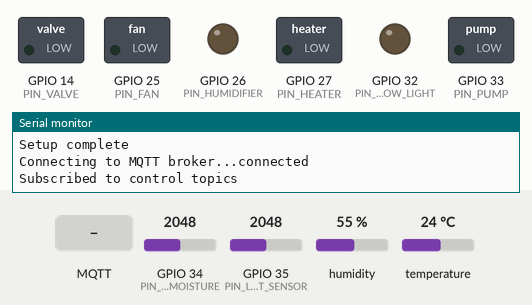
Simulated run of this program. Board: ESP32. Shown: switched loads named in the program (green lamp = pin HIGH), output pins drawn as LEDs (lit = HIGH), the last lines printed to the serial monitor. Inputs (shaded band) come from the test bench; at power-on: temperature 24 °C, humidity 55 %, GPIO 34 (PIN_SOIL_MOISTURE) = 2048, GPIO 35 (PIN_LIGHT_SENSOR) = 2048. WiFi joins after 1.5 s; servers stay silent unless stated; EEPROM starts erased; no MQTT or app messages arrive unless stated.

Above: at 3.7 s.
3.8 s: MQTT message "1" arrives on the second subscribed topic
At 5.8 s:
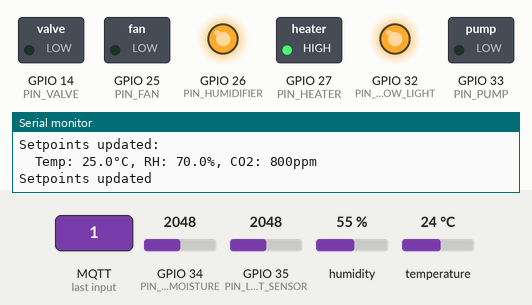
6.2 s: temperature set to 5.2 °C
7.9 s: temperature set to 4.6 °C
At 10.0 s:
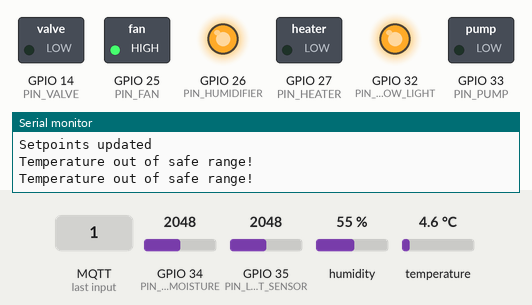
10.3 s: humidity set to 66 %
12.1 s: humidity set to 69 %
At 14.2 s:
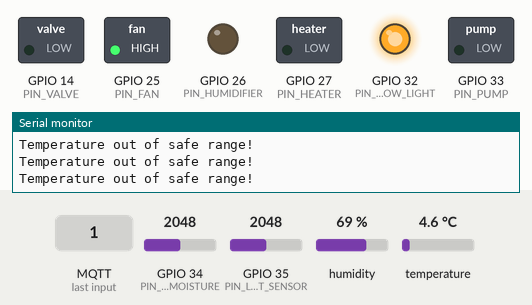
14.5 s: temperature set to 12 °C
At 16.5 s:
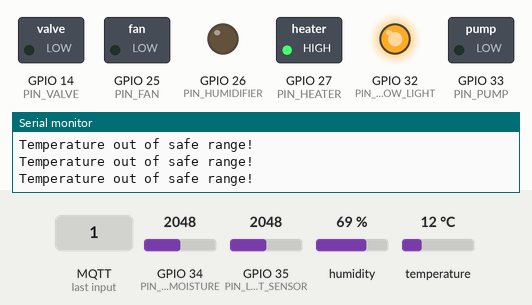
Timing chart, 0 to 17.6 s (numbered marks = the images above; inputs shaded):
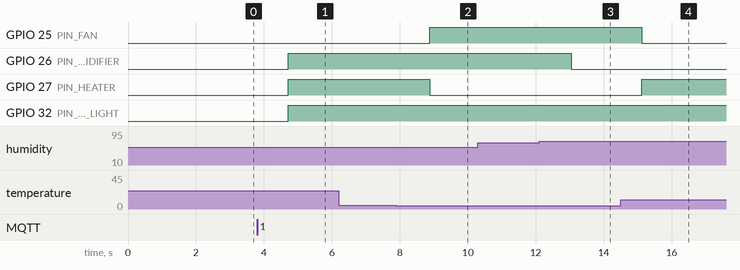

Measured:
- the behaviour switches between 5 and 4.9 °C on temperature (found by bisection; images 1 and 2)
- the behaviour switches between 67 and 68 % on humidity (found by bisection; images 2 and 3)
- after the input at 3.8 s, GPIO 26 (PIN_HUMIDIFIER), GPIO 27 (PIN_HEATER), GPIO 32 (PIN_GROW_LIGHT): LOW → HIGH after 0.91 s
- after the input at 6.2 s, every drawn part: stays the same
- after the input at 7.9 s, GPIO 25 (PIN_FAN): LOW → HIGH after 0.98 s; GPIO 27 (PIN_HEATER): HIGH → LOW after 0.98 s
- after the input at 12.1 s, GPIO 26 (PIN_HUMIDIFIER): HIGH → LOW after 0.94 s
- after the input at 14.5 s, GPIO 25 (PIN_FAN): HIGH → LOW after 0.62 s; GPIO 27 (PIN_HEATER): LOW → HIGH after 0.62 s

The program:

main.cpp
```cpp
/**
 * SmartCrop OS - ESP32 Edge Controller
 * Main firmware for environmental monitoring and control
 */

#include <Arduino.h>
#include <WiFi.h>
#include <PubSubClient.h>
#include <ArduinoJson.h>
#include <Preferences.h>
#include "config.h"
#include "sensors.h"
#include "actuators.h"
#include "recipe_executor.h"

// WiFi and MQTT clients
WiFiClient wifiClient;
PubSubClient mqttClient(wifiClient);
Preferences preferences;

// Component instances
Sensors sensors;
Actuators actuators;
RecipeExecutor recipeExecutor;

// Device configuration
String deviceId;
String zoneId;

// Timing
unsigned long lastTelemetryTime = 0;
unsigned long lastHeartbeatTime = 0;
const unsigned long TELEMETRY_INTERVAL = 60000;    // 60 seconds
const unsigned long HEARTBEAT_INTERVAL = 30000;    // 30 seconds

/**
 * Setup WiFi connection
 */
void setupWiFi() {
  Serial.println("Connecting to WiFi...");
  WiFi.mode(WIFI_STA);
  WiFi.begin(WIFI_SSID, WIFI_PASSWORD);

  int attempts = 0;
  while (WiFi.status() != WL_CONNECTED && attempts < 20) {
    delay(500);
    Serial.print(".");
    attempts++;
  }

  if (WiFi.status() == WL_CONNECTED) {
    Serial.println("\nWiFi connected");
    Serial.print("IP address: ");
    Serial.println(WiFi.localIP());
  } else {
    Serial.println("\nWiFi connection failed!");
  }
}

/**
 * MQTT message callback
 */
void mqttCallback(char* topic, byte* payload, unsigned int length) {
  Serial.print("Message received on topic: ");
  Serial.println(topic);

  // Parse JSON payload
  DynamicJsonDocument doc(1024);
  DeserializationError error = deserializeJson(doc, payload, length);

  if (error) {
    Serial.print("JSON parsing failed: ");
    Serial.println(error.c_str());
    return;
  }

  String topicStr = String(topic);

  // Handle setpoints update
  if (topicStr.endsWith("/setpoints")) {
    recipeExecutor.updateSetpoints(doc);
    Serial.println("Setpoints updated");
  }

  // Handle control commands
  else if (topicStr.endsWith("/command")) {
    String command = doc["command"] | "";
    String actuator = doc["actuator"] | "";
    String action = doc["action"] | "";

    if (command == "override") {
      actuators.manualControl(actuator, action);
      Serial.printf("Manual override: %s -> %s\n", actuator.c_str(), action.c_str());
    }
    else if (command == "emergency_stop") {
      actuators.emergencyStop();
      Serial.println("Emergency stop activated");
    }
  }

  // Handle configuration updates
  else if (topicStr.endsWith("/config")) {
    if (doc.containsKey("telemetryInterval")) {
      // Update telemetry interval
    }
    Serial.println("Configuration updated");
  }
}

/**
 * Connect to MQTT broker
 */
void connectMQTT() {
  while (!mqttClient.connected()) {
    Serial.print("Connecting to MQTT broker...");

    if (mqttClient.connect(deviceId.c_str(), MQTT_USERNAME, MQTT_PASSWORD)) {
      Serial.println("connected");

      // Subscribe to topics
      String commandTopic = "smartcrop/" + deviceId + "/command";
      String setpointsTopic = "smartcrop/" + deviceId + "/setpoints";
      String configTopic = "smartcrop/" + deviceId + "/config";

      mqttClient.subscribe(commandTopic.c_str());
      mqttClient.subscribe(setpointsTopic.c_str());
      mqttClient.subscribe(configTopic.c_str());

      Serial.println("Subscribed to control topics");

      // Publish online status
      publishStatus("online");

    } else {
      Serial.print("failed, rc=");
      Serial.print(mqttClient.state());
      Serial.println(" retrying in 5 seconds");
      delay(5000);
    }
  }
}

/**
 * Publish device status
 */
void publishStatus(const char* status) {
  String topic = "smartcrop/" + deviceId + "/status";

  DynamicJsonDocument doc(256);
  doc["status"] = status;
  doc["deviceId"] = deviceId;
  doc["zoneId"] = zoneId;
  doc["firmwareVersion"] = FIRMWARE_VERSION;
  doc["uptime"] = millis() / 1000;
  doc["freeHeap"] = ESP.getFreeHeap();
  doc["rssi"] = WiFi.RSSI();

  String payload;
  serializeJson(doc, payload);

  mqttClient.publish(topic.c_str(), payload.c_str(), true);
}

/**
 * Publish telemetry data
 */
void publishTelemetry() {
  // Read all sensors
  SensorReadings readings = sensors.readAll();

  String topic = "smartcrop/" + deviceId + "/telemetry";

  DynamicJsonDocument doc(512);
  doc["deviceId"] = deviceId;
  doc["zoneId"] = zoneId;
  doc["timestamp"] = millis();

  // Environmental data
  JsonObject env = doc.createNestedObject("environment");
  env["temperature"] = readings.temperature;
  env["humidity"] = readings.humidity;
  env["co2"] = readings.co2;
  env["lightLevel"] = readings.lightLevel;
  env["soilMoisture"] = readings.soilMoisture;

  // Actuator states
  JsonObject actuatorStates = doc.createNestedObject("actuators");
  actuatorStates["fan"] = actuators.getState("fan");
  actuatorStates["humidifier"] = actuators.getState("humidifier");
  actuatorStates["heater"] = actuators.getState("heater");
  actuatorStates["light"] = actuators.getState("light");
  actuatorStates["pump"] = actuators.getState("pump");

  String payload;
  serializeJson(doc, payload);

  mqttClient.publish(topic.c_str(), payload.c_str());

  Serial.println("Telemetry published");
  Serial.printf("Temp: %.1f°C, RH: %.1f%%, CO2: %dppm\n",
                readings.temperature, readings.humidity, readings.co2);
}

/**
 * Publish alert
 */
void publishAlert(const char* level, const char* message) {
  String topic = "smartcrop/" + deviceId + "/alert";

  DynamicJsonDocument doc(256);
  doc["deviceId"] = deviceId;
  doc["zoneId"] = zoneId;
  doc["level"] = level;
  doc["message"] = message;
  doc["timestamp"] = millis();

  String payload;
  serializeJson(doc, payload);

  mqttClient.publish(topic.c_str(), payload.c_str());
  Serial.printf("Alert published: %s\n", message);
}

/**
 * Setup function - runs once
 */
void setup() {
  Serial.begin(115200);
  delay(1000);

  Serial.println("\n\n=================================");
  Serial.println("SmartCrop OS - ESP32 Controller");
  Serial.println("Firmware Version: " + String(FIRMWARE_VERSION));
  Serial.println("=================================\n");

  // Initialize preferences
  preferences.begin("smartcrop", false);

  // Get or generate device ID
  deviceId = preferences.getString("deviceId", "");
  if (deviceId == "") {
    deviceId = "ESP32_" + String((uint32_t)ESP.getEfuseMac(), HEX);
    preferences.putString("deviceId", deviceId);
  }
  Serial.println("Device ID: " + deviceId);

  // Get zone ID (set via provisioning)
  zoneId = preferences.getString("zoneId", "unassigned");
  Serial.println("Zone ID: " + zoneId);

  // Initialize components
  sensors.begin();
  actuators.begin();
  recipeExecutor.begin();

  // Connect WiFi
  setupWiFi();

  // Configure MQTT
  mqttClient.setServer(MQTT_BROKER, MQTT_PORT);
  mqttClient.setCallback(mqttCallback);
  mqttClient.setBufferSize(1024);

  Serial.println("Setup complete\n");
}

/**
 * Main loop
 */
void loop() {
  unsigned long currentTime = millis();

  // Maintain WiFi connection
  if (WiFi.status() != WL_CONNECTED) {
    Serial.println("WiFi connection lost, reconnecting...");
    setupWiFi();
  }

  // Maintain MQTT connection
  if (!mqttClient.connected()) {
    connectMQTT();
  }
  mqttClient.loop();

  // Publish telemetry
  if (currentTime - lastTelemetryTime >= TELEMETRY_INTERVAL) {
    publishTelemetry();
    lastTelemetryTime = currentTime;
  }

  // Publish heartbeat
  if (currentTime - lastHeartbeatTime >= HEARTBEAT_INTERVAL) {
    publishStatus("running");
    lastHeartbeatTime = currentTime;
  }

  // Execute recipe control logic
  SensorReadings readings = sensors.readAll();
  recipeExecutor.execute(readings, actuators);

  // Check for sensor errors
  if (readings.temperature < -40 || readings.temperature > 85) {
    publishAlert("warning", "Temperature sensor error");
  }

  delay(1000);  // 1 second delay
}
```

actuators.cpp
```cpp
/**
 * SmartCrop OS - Actuator Implementation
 */

#include "actuators.h"
#include "config.h"

void Actuators::begin() {
  Serial.println("Initializing actuators...");

  // Configure output pins
  pinMode(PIN_FAN, OUTPUT);
  pinMode(PIN_HUMIDIFIER, OUTPUT);
  pinMode(PIN_HEATER, OUTPUT);
  pinMode(PIN_GROW_LIGHT, OUTPUT);
  pinMode(PIN_PUMP, OUTPUT);
  pinMode(PIN_VALVE, OUTPUT);

  // Initialize all to OFF
  digitalWrite(PIN_FAN, LOW);
  digitalWrite(PIN_HUMIDIFIER, LOW);
  digitalWrite(PIN_HEATER, LOW);
  digitalWrite(PIN_GROW_LIGHT, LOW);
  digitalWrite(PIN_PUMP, LOW);
  digitalWrite(PIN_VALVE, LOW);

  fanState = false;
  humidifierState = false;
  heaterState = false;
  lightState = false;
  pumpState = false;
  valveState = false;

  Serial.println("Actuators initialized\n");
}

void Actuators::setFan(bool state) {
  digitalWrite(PIN_FAN, state ? HIGH : LOW);
  fanState = state;
}

void Actuators::setHumidifier(bool state) {
  digitalWrite(PIN_HUMIDIFIER, state ? HIGH : LOW);
  humidifierState = state;
}

void Actuators::setHeater(bool state) {
  digitalWrite(PIN_HEATER, state ? HIGH : LOW);
  heaterState = state;
}

void Actuators::setLight(bool state, int intensity) {
  // Use PWM for intensity control
  if (state) {
    int pwmValue = map(intensity, 0, 100, 0, 255);
    analogWrite(PIN_GROW_LIGHT, pwmValue);
  } else {
    digitalWrite(PIN_GROW_LIGHT, LOW);
  }
  lightState = state;
}

void Actuators::setPump(bool state) {
  digitalWrite(PIN_PUMP, state ? HIGH : LOW);
  pumpState = state;
}

void Actuators::setValve(bool state) {
  digitalWrite(PIN_VALVE, state ? HIGH : LOW);
  valveState = state;
}

bool Actuators::getState(String actuator) {
  if (actuator == "fan") return fanState;
  if (actuator == "humidifier") return humidifierState;
  if (actuator == "heater") return heaterState;
  if (actuator == "light") return lightState;
  if (actuator == "pump") return pumpState;
  if (actuator == "valve") return valveState;
  return false;
}

void Actuators::manualControl(String actuator, String action) {
  bool state = (action == "on");

  if (actuator == "fan") setFan(state);
  else if (actuator == "humidifier") setHumidifier(state);
  else if (actuator == "heater") setHeater(state);
  else if (actuator == "light") setLight(state);
  else if (actuator == "pump") setPump(state);
  else if (actuator == "valve") setValve(state);
}

void Actuators::emergencyStop() {
  Serial.println("EMERGENCY STOP ACTIVATED");

  setFan(false);
  setHumidifier(false);
  setHeater(false);
  setLight(false);
  setPump(false);
  setValve(false);
}
```

actuators.h
```cpp
/**
 * SmartCrop OS - Actuator Control
 */

#ifndef ACTUATORS_H
#define ACTUATORS_H

#include <Arduino.h>

class Actuators {
private:
  bool fanState;
  bool humidifierState;
  bool heaterState;
  bool lightState;
  bool pumpState;
  bool valveState;

public:
  void begin();
  void setFan(bool state);
  void setHumidifier(bool state);
  void setHeater(bool state);
  void setLight(bool state, int intensity = 100);
  void setPump(bool state);
  void setValve(bool state);

  bool getState(String actuator);
  void manualControl(String actuator, String action);
  void emergencyStop();
};

#endif // ACTUATORS_H
```

recipe_executor.cpp
```cpp
/**
 * SmartCrop OS - Recipe Executor Implementation
 */

#include "recipe_executor.h"
#include "config.h"

void RecipeExecutor::begin() {
  Serial.println("Initializing recipe executor...");

  // Initialize default setpoints
  currentSetpoints.temperature = 25.0;
  currentSetpoints.humidity = 70.0;
  currentSetpoints.co2 = 800;
  currentSetpoints.lightHours = 12;
  currentSetpoints.lightIntensity = 100;
  currentSetpoints.valid = false;

  lastControlTime = millis();

  tempErrorSum = 0;
  tempLastError = 0;
  humidityErrorSum = 0;
  humidityLastError = 0;

  Serial.println("Recipe executor initialized\n");
}

void RecipeExecutor::updateSetpoints(JsonDocument& doc) {
  currentSetpoints.temperature = doc["temperature"] | 25.0;
  currentSetpoints.humidity = doc["humidity"] | 70.0;
  currentSetpoints.co2 = doc["co2"] | 800;
  currentSetpoints.lightHours = doc["lightHours"] | 12;
  currentSetpoints.lightIntensity = doc["lightIntensity"] | 100;
  currentSetpoints.valid = true;

  Serial.println("Setpoints updated:");
  Serial.printf("  Temp: %.1f°C, RH: %.1f%%, CO2: %dppm\n",
                currentSetpoints.temperature,
                currentSetpoints.humidity,
                currentSetpoints.co2);
}

void RecipeExecutor::execute(SensorReadings& readings, Actuators& actuators) {
  if (!currentSetpoints.valid || !readings.valid) {
    return;
  }

  unsigned long currentTime = millis();
  float dt = (currentTime - lastControlTime) / 1000.0;  // seconds

  if (dt < 1.0) {
    return;  // Control update rate: 1 Hz
  }

  lastControlTime = currentTime;

  // Execute control loops
  controlTemperature(readings.temperature, currentSetpoints.temperature, actuators);
  controlHumidity(readings.humidity, currentSetpoints.humidity, actuators);
  controlCO2(readings.co2, currentSetpoints.co2, actuators);
  controlLight(actuators);
}

void RecipeExecutor::controlTemperature(float current, float target, Actuators& actuators) {
  if (current < -100) return;  // Invalid reading

  float error = target - current;

  // Safety limits
  if (current < TEMP_MIN || current > TEMP_MAX) {
    Serial.println("Temperature out of safe range!");
    actuators.setHeater(false);
    actuators.setFan(true);
    return;
  }

  // Simple bang-bang control with deadband
  if (error > TEMP_DEADBAND) {
    // Need heating
    actuators.setHeater(true);
    actuators.setFan(false);
  }
  else if (error < -TEMP_DEADBAND) {
    // Need cooling
    actuators.setHeater(false);
    actuators.setFan(true);
  }
  else {
    // Within deadband - maintain
    actuators.setFan(false);
  }
}

void RecipeExecutor::controlHumidity(float current, float target, Actuators& actuators) {
  if (current < 0) return;  // Invalid reading

  float error = target - current;

  // Simple control
  if (error > HUMIDITY_DEADBAND) {
    // Need more humidity
    actuators.setHumidifier(true);
  }
  else if (error < -HUMIDITY_DEADBAND) {
    // Too humid, increase ventilation
    actuators.setHumidifier(false);
    actuators.setFan(true);
  }
  else {
    actuators.setHumidifier(false);
  }
}

void RecipeExecutor::controlCO2(int current, int target, Actuators& actuators) {
  if (current < 0) return;  // Invalid reading

  int error = target - current;

  // CO2 control logic
  // TODO: Implement CO2 injection control
  // For now, just monitoring
  if (current > CO2_MAX) {
    Serial.println("CO2 level too high! Increasing ventilation.");
    actuators.setFan(true);
  }
}

void RecipeExecutor::controlLight(Actuators& actuators) {
  // Get current hour (simplified - use RTC in production)
  // For now, assume light schedule based on setpoints

  // This should be enhanced with actual time from NTP/RTC
  // For demonstration, we'll just use the setpoint

  actuators.setLight(true, currentSetpoints.lightIntensity);
}
```

recipe_executor.h
```cpp
/**
 * SmartCrop OS - Recipe Executor
 * Executes crop recipe setpoints with PID control
 */

#ifndef RECIPE_EXECUTOR_H
#define RECIPE_EXECUTOR_H

#include <Arduino.h>
#include <ArduinoJson.h>
#include "sensors.h"
#include "actuators.h"

struct Setpoints {
  float temperature;
  float humidity;
  int co2;
  int lightHours;
  int lightIntensity;
  bool valid;
};

class RecipeExecutor {
private:
  Setpoints currentSetpoints;
  unsigned long lastControlTime;

  // PID variables
  float tempErrorSum;
  float tempLastError;
  float humidityErrorSum;
  float humidityLastError;

  void controlTemperature(float current, float target, Actuators& actuators);
  void controlHumidity(float current, float target, Actuators& actuators);
  void controlCO2(int current, int target, Actuators& actuators);
  void controlLight(Actuators& actuators);

public:
  void begin();
  void updateSetpoints(JsonDocument& doc);
  void execute(SensorReadings& readings, Actuators& actuators);
};

#endif // RECIPE_EXECUTOR_H
```

sensors.cpp
```cpp
/**
 * SmartCrop OS - Sensor Implementation
 */

#include "sensors.h"
#include "config.h"

void Sensors::begin() {
  Serial.println("Initializing sensors...");

  // Initialize I2C
  Wire.begin(PIN_SHT31_SDA, PIN_SHT31_SCL);

  // Initialize SHT31 (Temperature & Humidity)
  if (sht31.begin(0x44)) {
    Serial.println("✓ SHT31 sensor found");
    sht31Available = true;
  } else {
    Serial.println("✗ SHT31 sensor not found");
    sht31Available = false;
  }

  // Configure analog pins
  pinMode(PIN_SOIL_MOISTURE, INPUT);
  pinMode(PIN_LIGHT_SENSOR, INPUT);

  Serial.println("Sensors initialized\n");
}

SensorReadings Sensors::readAll() {
  SensorReadings readings;

  readings.temperature = readTemperature();
  readings.humidity = readHumidity();
  readings.co2 = readCO2();
  readings.lightLevel = readLightLevel();
  readings.soilMoisture = readSoilMoisture();
  readings.valid = true;

  return readings;
}

float Sensors::readTemperature() {
  if (!sht31Available) {
    return -999.0;
  }

  float temp = sht31.readTemperature();

  if (isnan(temp)) {
    Serial.println("Failed to read temperature");
    return -999.0;
  }

  return temp;
}

float Sensors::readHumidity() {
  if (!sht31Available) {
    return -999.0;
  }

  float humidity = sht31.readHumidity();

  if (isnan(humidity)) {
    Serial.println("Failed to read humidity");
    return -999.0;
  }

  return humidity;
}

int Sensors::readCO2() {
  // TODO: Implement MH-Z19C CO2 sensor reading
  // For now, return dummy value
  return 800;
}

int Sensors::readLightLevel() {
  int rawValue = analogRead(PIN_LIGHT_SENSOR);

  // Convert to lux (approximate)
  int lux = map(rawValue, 0, 4095, 0, 10000);

  return lux;
}

int Sensors::readSoilMoisture() {
  int rawValue = analogRead(PIN_SOIL_MOISTURE);

  // Convert to percentage (0-100%)
  int moisture = map(rawValue, 0, 4095, 0, 100);
  moisture = constrain(moisture, 0, 100);

  return moisture;
}
```

sensors.h
```cpp
/**
 * SmartCrop OS - Sensor Management
 */

#ifndef SENSORS_H
#define SENSORS_H

#include <Arduino.h>
#include <Wire.h>
#include <Adafruit_SHT31.h>

struct SensorReadings {
  float temperature;
  float humidity;
  int co2;
  int lightLevel;
  int soilMoisture;
  bool valid;
};

class Sensors {
private:
  Adafruit_SHT31 sht31;
  bool sht31Available;

public:
  void begin();
  SensorReadings readAll();
  float readTemperature();
  float readHumidity();
  int readCO2();
  int readLightLevel();
  int readSoilMoisture();
};

#endif // SENSORS_H
```

Source omitted: config.h (1219 bytes)
